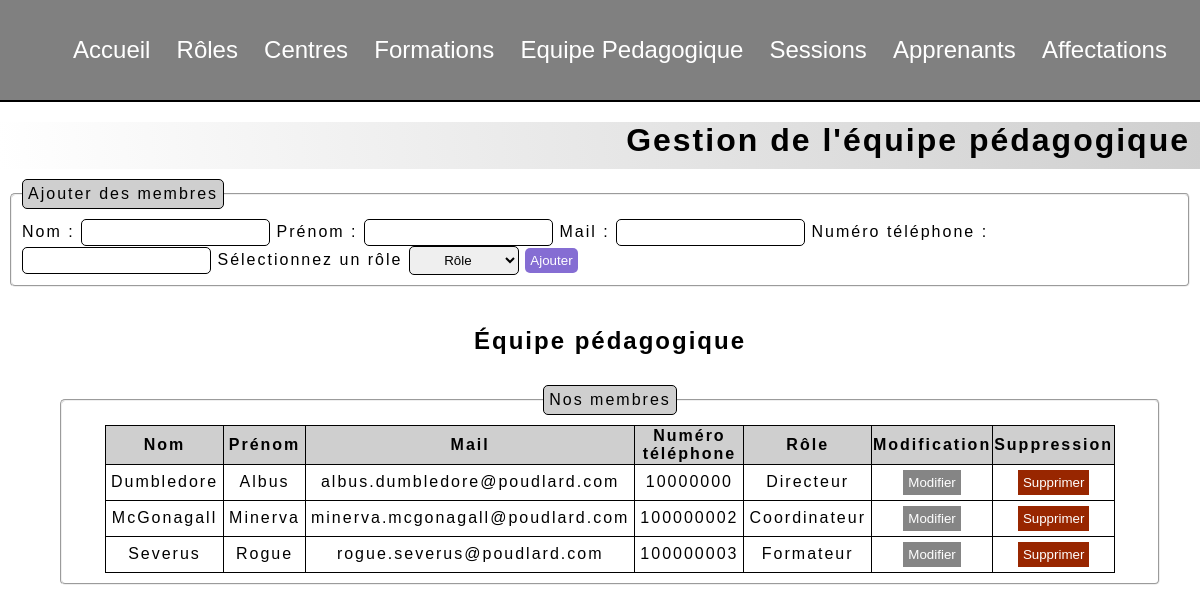
Page /php/index.php?page=equipe-pedagogique on the committed database.
### tables this page shows
CREATE TABLE `pedagogie` (
  `id_pedagogie` int NOT NULL,
  `nom_pedagogie` varchar(255) DEFAULT NULL,
  `prenom_pedagogie` varchar(255) DEFAULT NULL,
  `mail_pedagogie` varchar(255) DEFAULT NULL,
  `num_pedagogie` varchar(255) DEFAULT NULL,
  `id_role` int NOT NULL
);

CREATE TABLE `role` (
  `id_role` int NOT NULL,
  `nom_role` varchar(255) DEFAULT NULL
);

### php/equipe_pedagogique.php (the view, shortened to what this page needs)
<?php
if (isset($_GET["page"]) && $_GET["page"] == "equipe-pedagogique") {
?>
    <main>
        <h1>Gestion de l'équipe pédagogique</h1>
        <form method="POST">
            <fieldset>
                <legend>Ajouter des membres</legend>
                <label for="nomPedago">Nom :</label>
                <input type="text" name="nomPedago" id="nomPedago">
                <label for="prenomPedago">Prénom :</label>
                <input type="text" name="prenomPedago" id="prenomPedago">
                <label for="mailPedago">Mail :</label>
                <input type="email" name="mailPedago" id="mailPedago">
                <label for="telPedago">Numéro téléphone :</label>
                <input type="tel" name="telPedago" id="telPedago">
                <label for="idRole">Sélectionnez un rôle</label>
                <select name="role" id="idRole">
                    <option value="" hidden>Rôle</option>
                </select>
                <input type="submit" name="submitPedago" value="Ajouter">
            </fieldset>
        </form>
        <article>
            <h2>Équipe pédagogique</h2>
            <?php
            function affichage($table){
                return "SELECT * ,`nom_role` FROM $table
                INNER JOIN `role` ON pedagogie.id_role = role.id_role";
            }
            $sql = affichage("`pedagogie`");
            $requete = $bdd->query($sql);
            $results = $requete->fetchAll(PDO::FETCH_ASSOC);
            ?>
            <form method="POST">
                <fieldset>
                    <legend>Nos membres</legend>
                    <table>
                        <thead>
                            <tr>
                                <th>Nom</th>
                                <th>Prénom</th>
                                <th>Mail</th>
                                <th>Numéro téléphone</th>
                                <th>Rôle</th>
                                <th>Modification</th>
                                <th>Suppression</th>
                            </tr>
                        </thead>
                        <tbody>
                            <?php
                            foreach ($results as $value) {
                                echo '
                                <input type="hidden" name="' . 'idPedago' . $value['id_pedagogie'] . '"value="' . $value['id_pedagogie'] . '">
                                <tr>
                                <td>' . htmlspecialchars($value['nom_pedagogie'], ENT_QUOTES, 'UTF-8') . '</td>
                                <td>' . htmlspecialchars($value['prenom_pedagogie'], ENT_QUOTES, 'UTF-8') . '</td>
                                <td>' . htmlspecialchars($value['mail_pedagogie'], ENT_QUOTES, 'UTF-8') . '</td>
                                <td>' . htmlspecialchars($value['num_pedagogie'], ENT_QUOTES, 'UTF-8') . '</td>
                                <td>' . htmlspecialchars($value['nom_role'], ENT_QUOTES, 'UTF-8') . '</td>
                                <td><button type="button" onclick="window.location.href=\'?page=equipe-pedagogique&type=modifier&id=' . $value['id_pedagogie'] . '" class="modifier">Modifier</button></td>
                                <td><button type="submit" name="deletePedago" value="' . $value['id_pedagogie'] . '" class="supprimer">Supprimer</button></td>';
                            }
                            ?>
                            </tr>
                        </tbody>
                    </table>
                </fieldset>
            </form>
        </article>
    </main>
<?php
}
?>

### php/index.php (shortened to what this page needs)
<!DOCTYPE html>
<html lang="en">
<head>
    <link rel="stylesheet" href="style.css?v=<?php echo time(); ?>">
</head>
<body>
    <header>
        <nav>
            <ul>
                <li><a href="?page=accueil">Accueil</a></li>
                <li><a href="?page=roles">Rôles</a></li>
                <li><a href="?page=centres">Centres</a></li>
                <li><a href="?page=formations">Formations</a></li>
                <li><a href="?page=equipe-pedagogique">Equipe Pedagogique</a></li>
                <li><a href="?page=sessions">Sessions</a></li>
                <li><a href="?page=apprenants">Apprenants</a></li>
                <li><a href="?page=affectations">Affectations</a></li>
            </ul>
        </nav>
    </header>
    <?php
    $host = "mysql";
    $port = "3306";
    $dbname = "afci";
    $user = "admin";
    $pass = "admin";
    $bdd = new PDO("mysql:host=$host;port=$port;dbname=$dbname;charset=utf8", $user, $pass);
    $bdd->setAttribute(PDO::ATTR_ERRMODE, PDO::ERRMODE_EXCEPTION);
    $bdd->setAttribute(PDO::ATTR_EMULATE_PREPARES, false);
    include 'equipe_pedagogique.php';
    ?>
</body>
</html>

### php/style.css (style rules this page uses)
* { font-family: Verdana, Geneva, Tahoma, sans-serif, Cochin, Georgia, Times, 'Times New Roman', serif; }
body { margin: 0; }
nav { background-color: #808080; padding: 20px; border-bottom: solid 2px black; width: auto; }
main { letter-spacing: 2px; margin-top: 20px; }
ul { display: flex; justify-content: space-around; }
li { list-style-type: none; }
a { color: rgb(255, 255, 255); text-decoration: none; font-size: 1.5em; }
h1 { text-align: right; letter-spacing: 2px; margin: 0; padding: 0 10px 10px 20px; margin-top: 20px; background: rgb(207, 207, 207); background: linear-gradient(265deg, rgba(207, 207, 207, 1) 0%, rgba(255, 255, 255, 1) 100%); }
form { display: flex; align-items: center; flex-direction: column; flex-wrap: wrap; }
article { width: 100%; text-align: center; padding: 10px; }
fieldset { border-radius: 5px; width: fit-content; padding: 10px; margin: 10px; }
input, select { border-radius: 5px; padding: 5px; text-align: center; border: 1px solid black; }
legend { border: 1px solid black; border-radius: 5px; background-color: #cfcfcf; padding: 5px; }
table { border-collapse: collapse; width: 10%; margin: auto; }
thead { background-color: #cfcfcf; }
th, td { text-align: center; border: 1px solid black; border-collapse: collapse; }
td { padding: 5px; }
.supprimer { background-color: #982600; border: none; color: white; padding: 5px; cursor: pointer; }
input[type="submit"] { background-color: #856dd3; color: white; border: none; padding: 5px; cursor: pointer; }
.modifier { background-color: #858585; padding: 5px; color: white; cursor: pointer; border: none; }

### rows in the picture
pedagogie: nom_pedagogie "Dumbledore", prenom_pedagogie "Albus", mail_pedagogie "albus.dumbledore@poudlard.com", num_pedagogie "10000000", id_role.nom_role "Directeur", $value['id_pedagogie'] 1 (drawn)
pedagogie: nom_pedagogie "McGonagall", prenom_pedagogie "Minerva", mail_pedagogie "minerva.mcgonagall@poudlard.com", num_pedagogie "100000002", id_role.nom_role "Coordinateur", $value['id_pedagogie'] 2 (drawn)
pedagogie: nom_pedagogie "Severus", prenom_pedagogie "Rogue", mail_pedagogie "rogue.severus@poudlard.com", num_pedagogie "100000003", id_role.nom_role "Formateur", $value['id_pedagogie'] 3 (drawn)
